Frame 1 (no input): blank canvas, image omitted
Frame 60 (the mouse pressed at the canvas centre just before this capture): blank canvas, image omitted
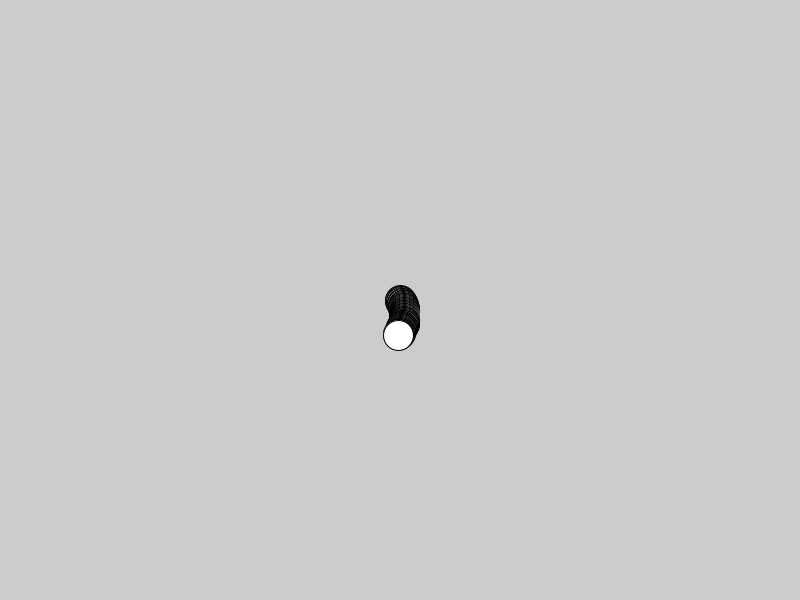
Frame 120 (the mouse held since frame 60 and released just before this capture)

The Processing sketch whose frames 1 and 60 were blank and that drew this single picture after the mouse press (run headless with seeded random() and noise(); from frame 60 on, the mouse is pressed at the canvas centre):

// Processing sketch: Random_walker
// ── Random_walker.pde
Walker w;

void setup() {
  size(800, 600);
}

void draw() {
  //no trace moving
  //background(255);
  //after w is crated, call update/move function
  if (w != null) {
    w.update();
    w.move();
  }
}

//click to dicide origin_x & origin_y
void mousePressed() {
  w = new Walker(mouseX, mouseY, 30, 30);
}

class Walker {
  float x_pos, y_pos, w, h;
  float tx, ty;
  
  Walker(int origin_x, int origin_y, int _w, int _h) {
    tx = 0;
    ty = 10000;
    x_pos = origin_x;
    y_pos = origin_y;
    w = _w;
    h = _h;
  }

  void update() {
    x_pos += map(noise(tx), 0, 1, -2, 2);
    y_pos += map(noise(ty), 0, 1, -2, 2);
    tx += 0.01;
    ty += 0.01;
  }

  void move() {
    ellipse(x_pos, y_pos, w, h);
  }
}
